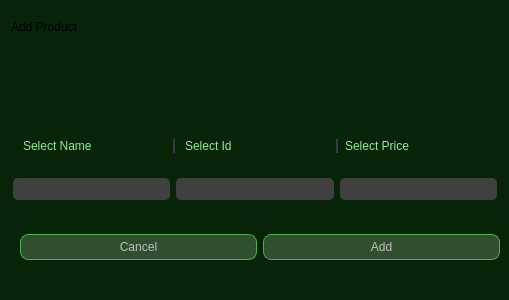
<?xml version="1.0" encoding="UTF-8"?>
<ui version="4.0">
 <class>menuAdd</class>
 <widget class="QDialog" name="menuAdd">
  <property name="geometry">
   <rect>
    <x>0</x>
    <y>0</y>
    <width>509</width>
    <height>300</height>
   </rect>
  </property>
  <property name="windowTitle">
   <string>Dialog</string>
  </property>
  <property name="styleSheet">
   <string notr="true">#menuAdd{
background-color: rgb(8, 36, 8);
border-radius:5px;
}</string>
  </property>
  <layout class="QGridLayout" name="gridLayout">
   <property name="topMargin">
    <number>0</number>
   </property>
   <property name="rightMargin">
    <number>0</number>
   </property>
   <item row="5" column="0">
    <widget class="QWidget" name="widget_2" native="true">
     <property name="sizePolicy">
      <sizepolicy hsizetype="Preferred" vsizetype="Maximum">
       <horstretch>53</horstretch>
       <verstretch>25</verstretch>
      </sizepolicy>
     </property>
     <property name="styleSheet">
      <string notr="true">QWidget{
	background-color: rgb(8, 36, 8);
border-radius:15px;
}</string>
     </property>
     <layout class="QHBoxLayout" name="horizontalLayout_2">
      <property name="spacing">
       <number>6</number>
      </property>
      <property name="leftMargin">
       <number>2</number>
      </property>
      <property name="topMargin">
       <number>2</number>
      </property>
      <property name="rightMargin">
       <number>12</number>
      </property>
      <property name="bottomMargin">
       <number>2</number>
      </property>
      <item>
       <widget class="QLineEdit" name="nameEdit">
        <property name="styleSheet">
         <string notr="true">background-color: rgb(64, 64, 64);
    color: rgb(144, 238, 144);
    border-radius: 5px;
 padding: 3px;</string>
        </property>
       </widget>
      </item>
      <item>
       <widget class="QLineEdit" name="idEdit">
        <property name="styleSheet">
         <string notr="true">background-color: rgb(64, 64, 64);
    color: rgb(144, 238, 144);
    border-radius: 5px;
 padding: 3px;</string>
        </property>
        <property name="inputMask">
         <string/>
        </property>
       </widget>
      </item>
      <item>
       <widget class="QLineEdit" name="priseEdit">
        <property name="styleSheet">
         <string notr="true">background-color: rgb(64, 64, 64);
    color: rgb(144, 238, 144);
    border-radius: 5px;
 padding: 3px;</string>
        </property>
       </widget>
      </item>
     </layout>
    </widget>
   </item>
   <item row="2" column="0">
    <spacer name="verticalSpacer">
     <property name="orientation">
      <enum>Qt::Orientation::Vertical</enum>
     </property>
     <property name="sizeType">
      <enum>QSizePolicy::Policy::Fixed</enum>
     </property>
     <property name="sizeHint" stdset="0">
      <size>
       <width>40</width>
       <height>70</height>
      </size>
     </property>
    </spacer>
   </item>
   <item row="6" column="0">
    <widget class="QWidget" name="widget_3" native="true">
     <property name="sizePolicy">
      <sizepolicy hsizetype="Preferred" vsizetype="Fixed">
       <horstretch>0</horstretch>
       <verstretch>0</verstretch>
      </sizepolicy>
     </property>
     <property name="styleSheet">
      <string notr="true">background-color: rgb(8, 36, 8);
border-radius:5px;</string>
     </property>
     <layout class="QHBoxLayout" name="horizontalLayout_3">
      <item>
       <widget class="QPushButton" name="cancelButton">
        <property name="styleSheet">
         <string notr="true">QPushButton {
        background-color: #2f4f2f;
       
	color: rgb(192, 191, 188);
        border: 1px solid #4caf50;
        border-radius: 8px;
        padding: 5px 10px;
    }

QPushButton:hover {
        background-color: #3e8e41;
    }</string>
        </property>
        <property name="text">
         <string>Cancel</string>
        </property>
       </widget>
      </item>
      <item>
       <widget class="QPushButton" name="saveButton">
        <property name="styleSheet">
         <string notr="true">QPushButton {
        background-color: #2f4f2f;
       
	color: rgb(192, 191, 188);
        border: 1px solid #4caf50;
        border-radius: 8px;
        padding: 5px 10px;
    }

QPushButton:hover {
        background-color: #3e8e41;
    }</string>
        </property>
        <property name="text">
         <string>Add</string>
        </property>
       </widget>
      </item>
     </layout>
    </widget>
   </item>
   <item row="4" column="0">
    <widget class="QWidget" name="widget" native="true">
     <property name="sizePolicy">
      <sizepolicy hsizetype="Preferred" vsizetype="Fixed">
       <horstretch>0</horstretch>
       <verstretch>0</verstretch>
      </sizepolicy>
     </property>
     <property name="styleSheet">
      <string notr="true">background-color: rgb(8, 36, 8);
border-radius:5px;</string>
     </property>
     <layout class="QHBoxLayout" name="horizontalLayout">
      <property name="spacing">
       <number>7</number>
      </property>
      <property name="leftMargin">
       <number>9</number>
      </property>
      <property name="topMargin">
       <number>9</number>
      </property>
      <property name="bottomMargin">
       <number>0</number>
      </property>
      <item>
       <widget class="QLabel" name="label">
        <property name="styleSheet">
         <string notr="true">font: 600 13pt &quot;URW Gothic&quot;;
background-color: rgba(106, 82, 177, 0);
border-right:2px  solid rgb(61, 56, 70);
border-radius:0px;
color: rgb(144, 238, 144);</string>
        </property>
        <property name="text">
         <string>Select Name</string>
        </property>
       </widget>
      </item>
      <item>
       <widget class="QLabel" name="label_2">
        <property name="styleSheet">
         <string notr="true">font: 600 13pt &quot;URW Gothic&quot;;
background-color: rgba(106, 82, 177, 0);
border-right:2px  solid rgb(61, 56, 70);
border-radius:0px;
color: rgb(144, 238, 144);</string>
        </property>
        <property name="text">
         <string>Select Id</string>
        </property>
       </widget>
      </item>
      <item>
       <widget class="QLabel" name="label_3">
        <property name="styleSheet">
         <string notr="true">font: 600 13pt &quot;URW Gothic&quot;;
background-color: rgba(106, 82, 177, 0);
border-radius:0px;
color: rgb(144, 238, 144);</string>
        </property>
        <property name="text">
         <string>Select Price</string>
        </property>
       </widget>
      </item>
     </layout>
    </widget>
   </item>
   <item row="1" column="0">
    <widget class="QWidget" name="widget_4" native="true">
     <property name="sizePolicy">
      <sizepolicy hsizetype="Expanding" vsizetype="Fixed">
       <horstretch>0</horstretch>
       <verstretch>0</verstretch>
      </sizepolicy>
     </property>
     <property name="styleSheet">
      <string notr="true">background-color: rgb(8, 36, 8);
border-radius:5px;</string>
     </property>
     <layout class="QHBoxLayout" name="horizontalLayout_4">
      <property name="spacing">
       <number>3</number>
      </property>
      <property name="leftMargin">
       <number>0</number>
      </property>
      <property name="topMargin">
       <number>0</number>
      </property>
      <property name="rightMargin">
       <number>11</number>
      </property>
      <property name="bottomMargin">
       <number>0</number>
      </property>
      <item>
       <widget class="QLabel" name="label_4">
        <property name="sizePolicy">
         <sizepolicy hsizetype="Fixed" vsizetype="Preferred">
          <horstretch>0</horstretch>
          <verstretch>0</verstretch>
         </sizepolicy>
        </property>
        <property name="styleSheet">
         <string notr="true">font: 100 italic 22pt &quot;Ubuntu Sans&quot;;
background-color: rgb(8, 36, 8);
border-radius:5px;</string>
        </property>
        <property name="text">
         <string>Add Product</string>
        </property>
       </widget>
      </item>
      <item>
       <spacer name="horizontalSpacer">
        <property name="orientation">
         <enum>Qt::Orientation::Horizontal</enum>
        </property>
        <property name="sizeHint" stdset="0">
         <size>
          <width>40</width>
          <height>20</height>
         </size>
        </property>
       </spacer>
      </item>
     </layout>
    </widget>
   </item>
  </layout>
 </widget>
 <resources/>
 <connections/>
</ui>
